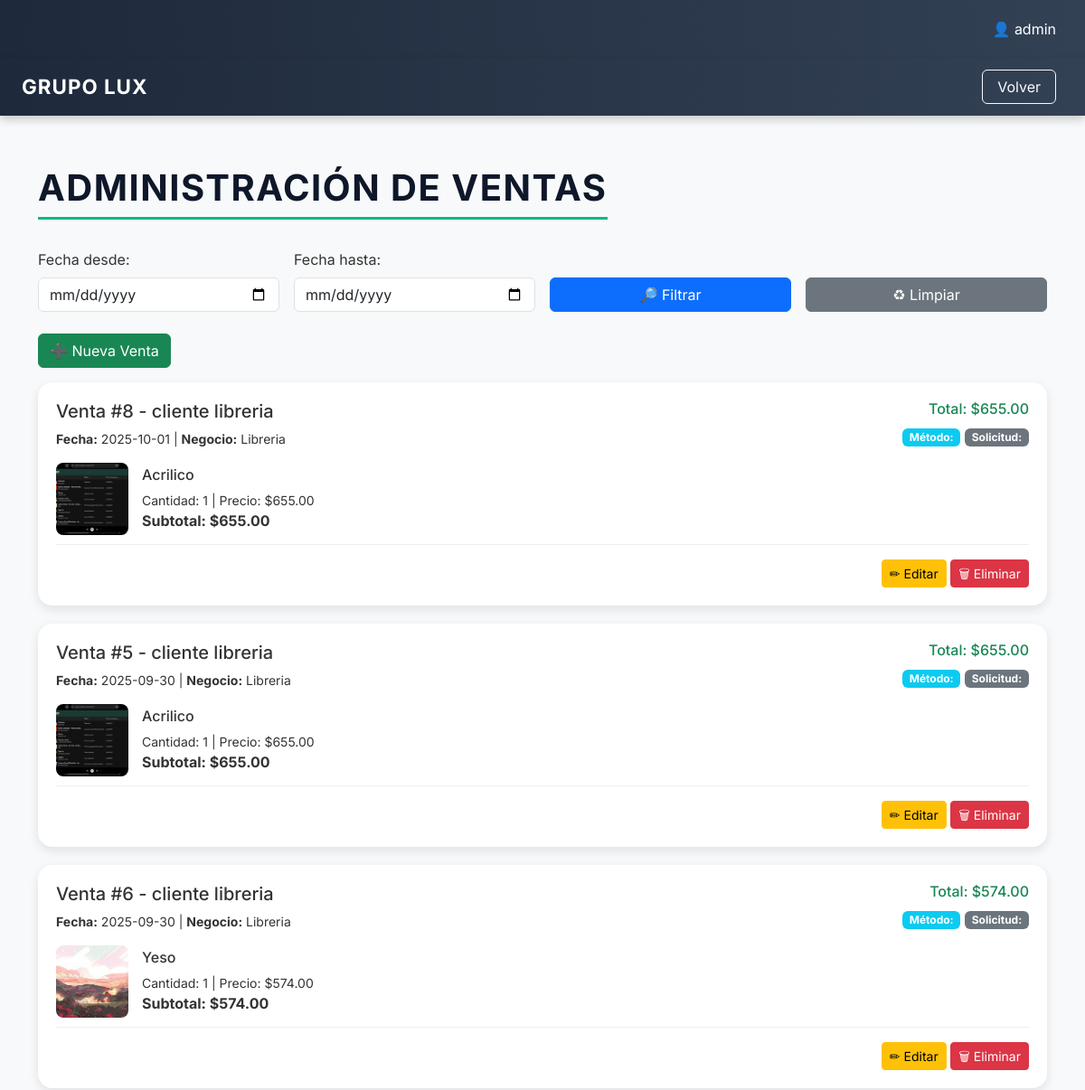
Before: /libreria/ventas/ventas_listar.php (signed in, upper part) with the older database file.
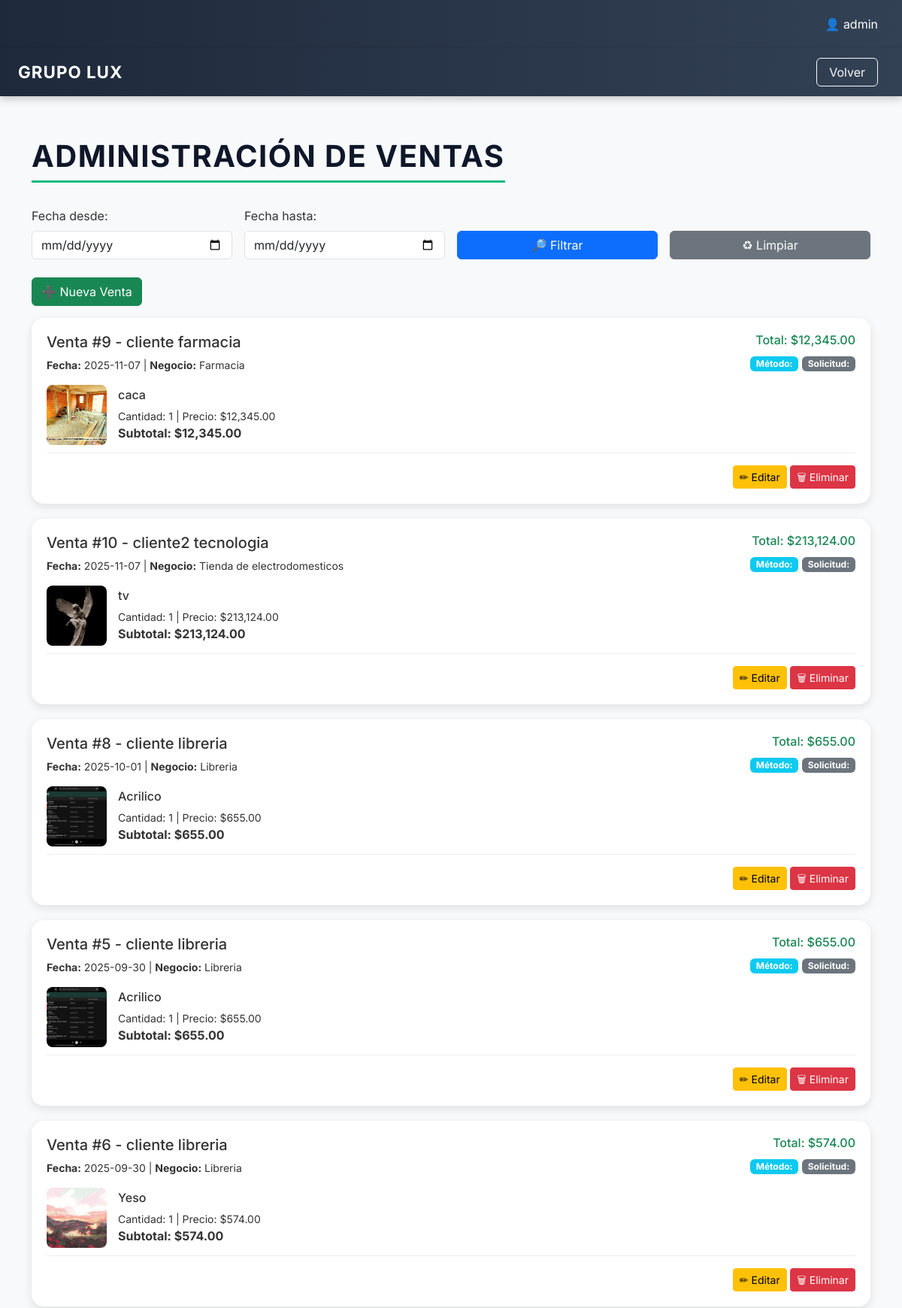
After: the same page with the newer database file.
### tables this page shows
CREATE TABLE `ventas` (
  `id_venta` int(11) NOT NULL,
  `id_negocio` int(11) DEFAULT NULL,
  `id_usuario` int(11) DEFAULT NULL,
  `fecha` date DEFAULT NULL,
  `total` varchar(255) DEFAULT NULL,
  `metodo_pago` varchar(255) DEFAULT NULL,
  `solicitud` varchar(255) DEFAULT NULL
);

CREATE TABLE `negocios` (
  `id_negocio` int(11) NOT NULL,
  `nombre` varchar(255) DEFAULT NULL,
  `descripcion` text DEFAULT NULL
);

CREATE TABLE `ventas_detalle` (
  `id_detalle` int(11) NOT NULL,
  `id_venta` int(11) NOT NULL,
  `id_producto` int(11) NOT NULL,
  `cantidad` int(11) NOT NULL DEFAULT 1,
  `precio_unitario` decimal(10,2) NOT NULL,
  `subtotal` double NOT NULL DEFAULT 0
);

CREATE TABLE `productos` (
  `id_producto` int(11) NOT NULL,
  `id_negocio` int(11) DEFAULT NULL,
  `nombre` varchar(255) DEFAULT NULL,
  `descripcion` text DEFAULT NULL,
  `precio` varchar(255) DEFAULT NULL,
  `stock` int(11) DEFAULT NULL,
  `categoria` varchar(255) DEFAULT NULL
);

### libreria/ventas/ventas_listar.php (the view, shortened to what this page needs)
<?php
include '../../backend/header.php';
include("../../backend/conexion.php");
function resolveImageUrl($ruta) {
    if (preg_match('#^(https?:)?//#i', $ruta) || stripos($ruta, 'http') === 0) return $ruta;
    $ruta = str_replace('\\', '/', trim($ruta));
    $rutaSinUploads = preg_replace('#^uploads/#i', '', $ruta);
    $carpetaFisica = __DIR__ . '/../../imagenes/';
    $nombreArchivo = ltrim($rutaSinUploads, '/');
    $rutaEnDisco = $carpetaFisica . $nombreArchivo;
    if (file_exists($rutaEnDisco)) {
        $parts = explode('/', $nombreArchivo);
        $parts[count($parts) - 1] = rawurlencode($parts[count($parts) - 1]);
        return '../../imagenes/' . implode('/', $parts);
    }
    return 'https://via.placeholder.com/80';
}
$fecha_desde = $_GET['fecha_desde'] ?? '';
$fecha_hasta = $_GET['fecha_hasta'] ?? '';
$sql = "SELECT v.id_venta, v.fecha, v.total, v.metodo_pago, v.solicitud,
               n.nombre AS negocio,
               CONCAT(u.nombre, ' ', u.apellido) AS usuario
        FROM ventas v
        LEFT JOIN negocios n ON v.id_negocio = n.id_negocio
        LEFT JOIN usuarios u ON v.id_usuario = u.id_usuario
        WHERE 1=1";
$sql .= " ORDER BY v.fecha DESC";
$stmtMain = $conn->prepare($sql);
$stmtMain->execute();
$ventas = $stmtMain->get_result();
?>
<!DOCTYPE html>
<html lang="es">
<head>
  <link href="https://cdn.jsdelivr.net/npm/bootstrap@5.3.3/dist/css/bootstrap.min.css" rel="stylesheet">
</head>
<body>
  <nav class="navbar navbar-dark px-4">
    <a class="navbar-brand text-white" href="#">GRUPO LUX</a>
    <div class="ms-auto">
      <a href="../dashboard.php" class="btn btn-outline-light me-2 px-3">Volver</a>
    </div>
  </nav>
  <main>
    <div class="container py-4">
      <h1 class="dashboard-title">Administración de Ventas</h1>
      <form method="get" class="row g-3 mb-4" id="filtrosForm">
        <div class="col-md-3">
          <label for="fecha_desde" class="form-label">Fecha desde:</label>
          <input type="date" id="fecha_desde" name="fecha_desde" class="form-control" value="<?= htmlspecialchars($fecha_desde) ?>">
        </div>
        <div class="col-md-3">
          <label for="fecha_hasta" class="form-label">Fecha hasta:</label>
          <input type="date" id="fecha_hasta" name="fecha_hasta" class="form-control" value="<?= htmlspecialchars($fecha_hasta) ?>">
        </div>
        <div class="col-md-3 d-flex align-items-end">
          <button type="submit" class="btn btn-primary w-100">🔎 Filtrar</button>
        </div>
        <div class="col-md-3 d-flex align-items-end">
          <button type="button" class="btn btn-secondary w-100 mt-2" id="btnLimpiar">♻ Limpiar</button>
        </div>
      </form>
      <div class="mb-3">
        <a href="ventas_form.php" class="btn btn-success">➕ Nueva Venta</a>
      </div>
      <?php if ($ventas->num_rows > 0) { ?>
        <?php while ($venta = $ventas->fetch_assoc()) { ?>
          <div class="venta-card">
            <div class="d-flex justify-content-between mb-3">
              <div>
                <h5>Venta #<?= $venta['id_venta'] ?> - <?= htmlspecialchars($venta['usuario']) ?></h5>
                <small><b>Fecha:</b> <?= $venta['fecha'] ?> | <b>Negocio:</b> <?= htmlspecialchars($venta['negocio']) ?></small>
              </div>
              <div class="text-end">
                <h6 class="text-success">Total: $<?= number_format($venta['total'], 2) ?></h6>
                <span class="badge bg-info">Método: <?= htmlspecialchars($venta['metodo_pago']) ?></span>
                <span class="badge bg-secondary">Solicitud: <?= htmlspecialchars($venta['solicitud']) ?></span>
              </div>
            </div>
            <?php
            $sqlDetalle = "SELECT d.cantidad, d.precio_unitario, p.nombre,
                                (SELECT ruta FROM productos_imagenes WHERE id_producto = p.id_producto ORDER BY id_imagen ASC LIMIT 1) AS imagen
                         FROM ventas_detalle d
                         INNER JOIN productos p ON d.id_producto = p.id_producto
                         WHERE d.id_venta = ?";
            $stmt = $conn->prepare($sqlDetalle);
            $stmt->bind_param("i", $venta['id_venta']);
            $stmt->execute();
            $detalle = $stmt->get_result();
            ?>
            <?php while ($prod = $detalle->fetch_assoc()) {
              $imgSrc = resolveImageUrl($prod['imagen']);
            ?>
              <div class="producto-item">
                <img src="<?= htmlspecialchars($imgSrc) ?>" alt="Producto">
                <div>
                  <h6><?= htmlspecialchars($prod['nombre']) ?></h6>
                  <small>Cantidad: <?= (int)$prod['cantidad'] ?> | Precio: $<?= number_format($prod['precio_unitario'], 2) ?></small><br>
                  <?php $subtotal = $prod['cantidad'] * $prod['precio_unitario']; ?>
                  <b>Subtotal: $<?= number_format($subtotal, 2) ?></b>
                </div>
              </div>
            <?php } ?>
            <div class="mt-3 text-end">
              <a href="ventas_form.php?id=<?= $venta['id_venta'] ?>" class="btn btn-sm btn-warning">✏ Editar</a>
              <a href="ventas_borrar.php?id=<?= $venta['id_venta'] ?>" class="btn btn-sm btn-danger" onclick="return confirm('¿Eliminar esta venta?')">🗑 Eliminar</a>
            </div>
          </div>
        <?php } ?>
      <?php } else { ?>
        <div class="alert alert-info">⚠️ No hay ventas registradas en este rango de fechas.</div>
      <?php } ?>
    </div>
  </main>
</body>
</html>

### backend/header.php (shortened to what this page needs)
<nav class="navbar navbar-expand-lg navbar-dark bg-dark px-3">
  <div class="collapse navbar-collapse">
    <ul class="navbar-nav ms-auto">
      <li class="nav-item me-3 text-white">
        👤 <?= htmlspecialchars($_SESSION['nombre']) ?>
      </li>
    </ul>
  </div>
</nav>

### libreria/ventas/ventas_listar.php (style rules this page uses)
html, body { height: 100%; margin: 0; }
body { font-family: 'Inter', sans-serif; background-color: #f8f9fa; color: #333; display: flex; flex-direction: column; }
main { flex: 1; }
.navbar { background: linear-gradient(90deg, #1e293b, #334155); box-shadow: 0 4px 10px rgba(0, 0, 0, 0.2); min-height: 64px; }
.navbar-brand { font-weight: 700; font-size: 1.4rem; color: #fff !important; letter-spacing: 1px; }
.dashboard-title { font-weight: 700; color: #0f172a; margin-top: 2rem; margin-bottom: 2rem; text-transform: uppercase; letter-spacing: 1.5px; border-bottom: 3px solid #10b981; display: inline-block; padding-bottom: 0.5rem; }
.venta-card { border: none; border-radius: 16px; padding: 20px; margin-bottom: 20px; background: #ffffff; box-shadow: 0 4px 12px rgba(0,0,0,0.1); }
.producto-item { display: flex; align-items: center; margin-bottom: 15px; border-bottom: 1px solid #eee; padding-bottom: 10px; }
.producto-item img { width: 80px; height: 80px; object-fit: cover; border-radius: 8px; margin-right: 15px; }

Changed rows visible on the page:
added ventas: id_venta "9", usuario "cliente farmacia", fecha "2025-11-07", id_negocio.nombre "Farmacia", total "12,345.00"
added ventas_detalle: shows a picture, id_producto.nombre "caca", cantidad "1", precio_unitario "12,345.00", subtotal "12,345.00", shown under "9"
added ventas: id_venta "10", usuario "cliente2 tecnologia", fecha "2025-11-07", id_negocio.nombre "Tienda de electrodomesticos", total "213,124.00"
added ventas_detalle: shows a picture, id_producto.nombre "tv", cantidad "1", precio_unitario "213,124.00", subtotal "213,124.00", shown under "10"
